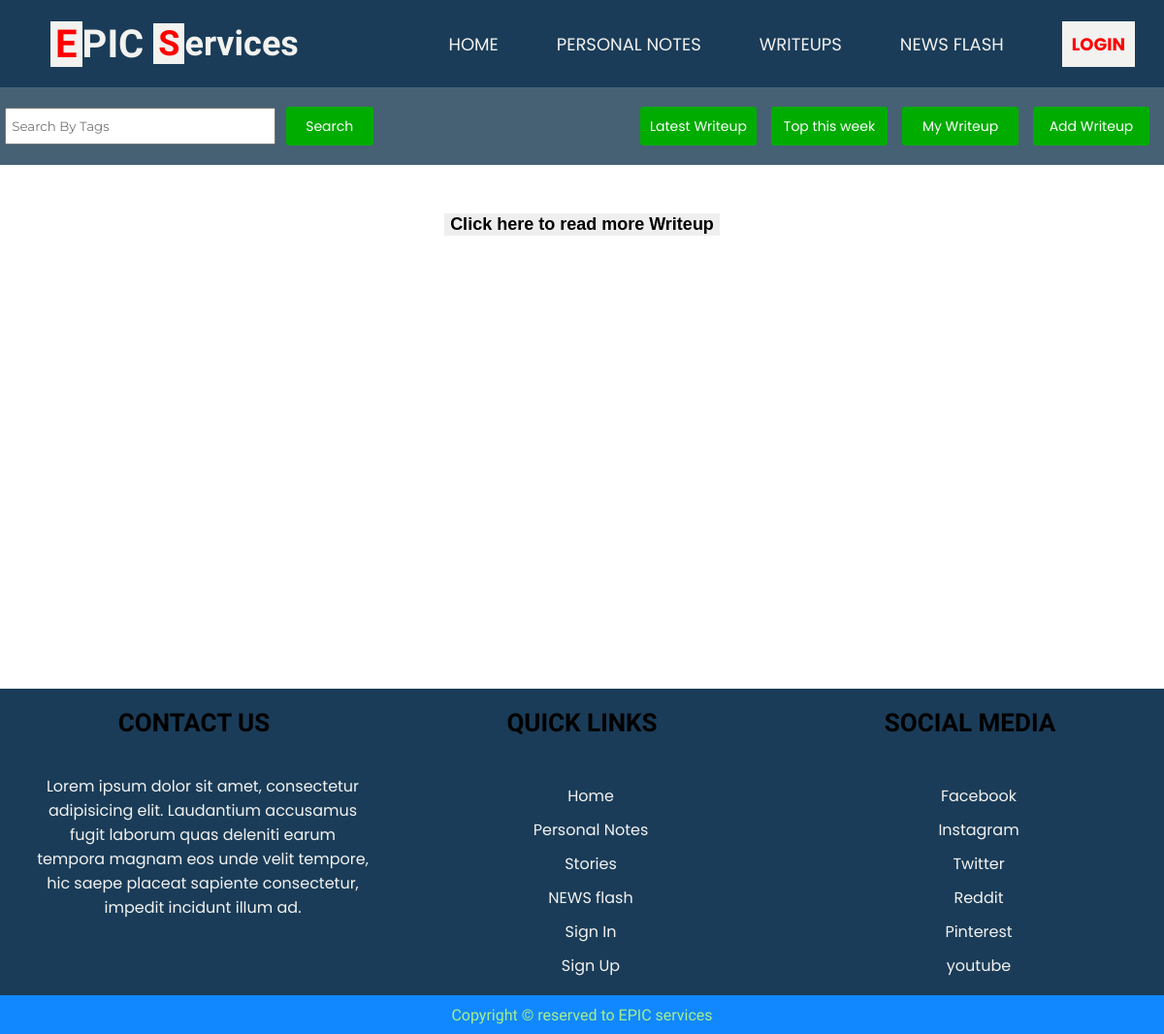
Before: /stories/index.php?filter=weeklytop with the older database file.
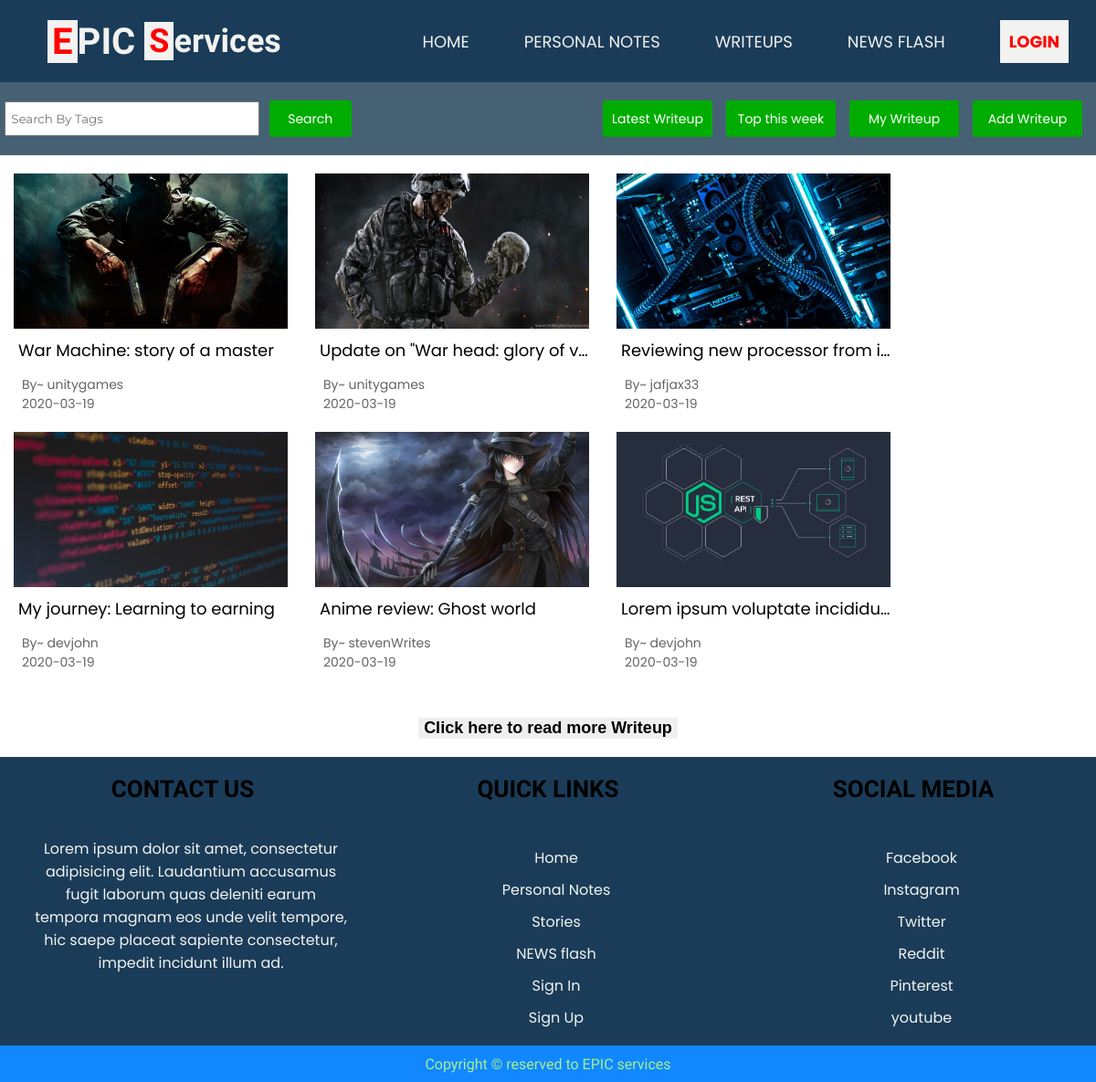
After: the same page with the newer database file.
### tables this page shows
CREATE TABLE `stories` (
  `storyid` int(11) NOT NULL,
  `storyuser` varchar(15) DEFAULT NULL,
  `storytitle` text,
  `storydata` text,
  `storytags` text,
  `thumbnail` text NOT NULL,
  `ispublic` int(11) NOT NULL DEFAULT '1',
  `dttm` date DEFAULT NULL
);

### stories/index.php (the view, shortened to what this page needs)
<?php
	include("../public/top.php");
?>
<!DOCTYPE html>
<html lang="en">
<head>
	<link rel="stylesheet" href="styles/stories.css">
</head>
<body>
	<section id="storiessContainer">
		<?php
			include '../public/header.php';
		?>
		<section class="stories-container-main">
			<section class="stories-options">
				<section class="search-stories">
					<form method="get" action="">
						<input type="text" name="storytags" placeholder="Search By Tags">
						<button type="submit" name="searchStory" value="true">Search</button>
					</form>
				</section>
				<section class="more-ops">
					<a href="index.php?filter=latest" class="ctrl-btn">
						Latest Writeup
					</a>
					<a href="index.php?filter=weeklytop" class="ctrl-btn">
						Top this week
					</a>
					<a href="index.php?filter=mystories" class="ctrl-btn">
						My Writeup
					</a>
					<a href="add.php" class="ctrl-btn">
						Add Writeup
					</a>
				</section>
			</section>
			<section class="st-container">
				<?php
					if (!isset($_GET['searchStory'])) {
						if (!isset($_GET['filter'])) {
							$selectstoriesquery = "select * from stories where storyuser in (select username from banstatus where isbanned = 0) and ispublic = 1 order by rand() limit 20";
						}
						else if($_GET['filter'] == "latest") {
							$selectstoriesquery = "select * from stories where storyuser in (select username from banstatus where isbanned = 0) and ispublic = 1 order by storyid desc limit 20";
						}
						else if ($_GET['filter'] == "weeklytop") {
							$selectstoriesquery = "select storyid from stories where dttm > date(now()) - interval 7 day and storyuser in (select username from banstatus where isbanned = 0) and ispublic = 1";
						}
					}
					else {
						$tagsToSearch = $_GET['storytags'];
						$selectstoriesquery = "select * from stories where storytags like '%$tagsToSearch%' and storyuser in (select username from banstatus where isbanned = 0) and ispublic = 1";
					}
					if (isset($_GET['filter']) && $_GET['filter'] == "weeklytop") {
						$res = mysqli_query($conn, $selectstoriesquery);
						$topweekdata = array();
						while($row = mysqli_fetch_array($res)){
							$checkLikes = "select * from storylikes where storyid = '".$row['storyid']."'";
							$likesRes = mysqli_num_rows(mysqli_query($conn, $checkLikes));
							$temparray = array("storyid" => $row['storyid'], "likes" => $likesRes);
							array_push($topweekdata, $temparray);
						}
						for ($i = 0; $i < count($topweekdata); $i++) {
							for($j = $i + 1; $j < count($topweekdata); $j++) {
								if ($topweekdata[$j]["likes"] > $topweekdata[$i]["likes"]){
									$temp = $topweekdata[$i];
									$topweekdata[$i] = $topweekdata[$j];
									$topweekdata[$j] = $temp;
								}
							}
						}
						for($i = 0; $i < count($topweekdata); $i++) {
							$selecttopstoriesquery = "select * from stories where storyid = '".$topweekdata[$i]["storyid"]."'";
							$res = mysqli_query($conn, $selecttopstoriesquery);
							$row = mysqli_fetch_array($res);
							$storyid = $row['storyid'];
							$storyuser = $row['storyuser'];
							$storytitle = $row['storytitle'];
							$storythumbnail = $row['thumbnail'];
							$uploaddate = $row['dttm'];
							$storyopenpath = "open.php?storyid=$storyid";
						?>
							<a href='<?= $storyopenpath ?>'>
								<section class="storyMain">
									<section class="story-thumbnail">
										<img src="thumbnails/<?= $storythumbnail ?>">
									</section>
									<section class="story-title">
										<?= $storytitle ?>
									</section>
									<section class="author">By~ <?= $storyuser ?></section>
									<section class="uploadDate"><?= $uploaddate ?></section>
								</section>
							</a>
					<?php
						}
					 }
				?>
			</section>
			<section style="width: 100%;text-align: center;"><button onclick="window.location.reload();" style="border: none; background-color: none;margin-top: 50px;font-size: 18px;font-weight: bold">Click here to read more Writeup</button></section>
		</section>
		<?php
			include '../public/footer.php';
		?>
	</section>
</body>
</html>

### public/top.php (shortened to what this page needs)
<!DOCTYPE html>
<html lang="en">
<head>
    <?php
        $phpSelf = htmlentities($_SERVER['PHP_SELF'], ENT_QUOTES, "UTF-8");
        $path_parts = pathinfo($phpSelf);
        $split_url = explode('/', $path_parts['dirname']);
        $baseLevelIndex = 0;
        $folderCountRaw = count($split_url);
    	$folderCount = $folderCountRaw - $baseLevelIndex - 1;
        $upFolderPlaceholder='';
        for($i=0; $i<$folderCount; $i++){
            $upFolderPlaceholder.='../';
        }
    ?>

### public/header.php (shortened to what this page needs)
<?php
	include("top.php");
?>
<!DOCTYPE html>
<html>
<head>
	<link rel="stylesheet" type="text/css" <?php echo 'href="'. $upFolderPlaceholder . 'public/styles/header.css"'?>>
</head>
<body>
	<header id="header">
		<section class="logo"><span style="margin-right: 10px;font-size: 40px"><b style="color: red;background-color: rgb(242,242,240);">E</b>PIC</span> <b style="color: red;background-color: rgb(242,242,240);">S</b>ervices</section>
		<section class="navigation" id="nav">
			<a <?php echo 'href="'. $upFolderPlaceholder . 'index.php"'?>>Home</a>
			<a <?php echo 'href="'. $upFolderPlaceholder . 'notes/"'?>>Personal Notes</a>
			<a <?php echo 'href="'. $upFolderPlaceholder . 'stories/"'?>>Writeups</a>
			<a <?php echo 'href="'. $upFolderPlaceholder . 'news/"'?>>News Flash</a>
			<?php if (!isset($_SESSION['user'])){ ?>
				<a <?php echo 'href="'. $upFolderPlaceholder . 'account/signin.php"'?> style="color: red; background-color: rgb(242,242,240);padding: 10px 10px 10px 10px;font-weight: bolder;">Login</a>
			<?php } else {?>
				<a <?php echo 'href="'. $upFolderPlaceholder . 'account/signout.php"'?> style="color: red; background-color: rgb(242,242,240);padding: 10px 10px 10px 10px;font-weight: bolder;">Logout</a>
			<?php } ?>
		</section>
	</header>
</body>
</html>

### public/footer.php (shortened to what this page needs)
<?php
	include("top.php");
?>
<!DOCTYPE html>
<html lang="en">
<head>
	<link rel="stylesheet" type="text/css" <?php echo 'href="'. $upFolderPlaceholder . 'public/styles/footer.css"'?>>
</head>
<body>
	<footer class="f-main">
		<section class="footer-container">
			<section class="footer-main-header">
				Contact Us
			</section>
			<section class="footer-main-body">
				Lorem ipsum dolor sit amet, consectetur adipisicing elit. Laudantium accusamus fugit laborum quas deleniti earum tempora magnam eos unde velit tempore, hic saepe placeat sapiente consectetur, impedit incidunt illum ad.
			</section>
		</section>
		<section class="footer-container links">
			<section class="footer-main-header">
				Quick Links
			</section>
			<section class="footer-main-body">
				<a <?php echo 'href="'. $upFolderPlaceholder . 'index.php"'?>>Home</a>
				<a <?php echo 'href="'. $upFolderPlaceholder . 'notes/"'?>>Personal Notes</a>
				<a <?php echo 'href="'. $upFolderPlaceholder . 'stories/"'?>>Stories</a>
				<a <?php echo 'href="'. $upFolderPlaceholder . 'news/"'?>>NEWS flash</a>
				<a <?php echo 'href="'. $upFolderPlaceholder . 'account/signin.php"'?>>Sign In</a>
				<a <?php echo 'href="'. $upFolderPlaceholder . 'account/signup.php"'?>>Sign Up</a>
			</section>
		</section>
		<section class="footer-container links">
			<section class="footer-main-header">
				Social Media
			</section>
			<section class="footer-main-body">
				<a href="#">Facebook</a>
				<a href="#">Instagram</a>
				<a href="#">Twitter</a>
				<a href="#">Reddit</a>
				<a href="#">Pinterest</a>
				<a href="#">youtube</a>
			</section>
		</section>
	</footer>
	<footer class="copyright">
		Copyright &copy; reserved to EPIC services
	</footer>
</body>
</html>

### stories/styles/stories.css (style rules this page uses)
.stories-container-main { width: 100%; min-height: 600px; }
.stories-options { width: 100%; min-height: 80px; background-color: rgb(70, 97, 116); display: flex; justify-content: space-between; align-items: center; flex-wrap: wrap; }
.search-stories { width: 390px; height: 80px; }
.search-stories form { width: 100%; height: 100%; display: flex; justify-content: space-around; align-items: center; }
.search-stories input[type="text"] { padding-left: 5px; width: calc(70% - 5px); height: 40%; font-family: 'Montserrat', sans-serif; }
.search-stories button { width: 90px; height: 40px; border-radius: 3px; background-color: #01ac01; border: none; color: white; font-size: 14px; font-family: 'Poppins', sans-serif; }
.more-ops { display: flex; }
.ctrl-btn { width: 120px; height: 40px; background-color: #01ac01; border-radius: 3px; font-size: 14px; font-family: 'Poppins', sans-serif; display: flex; justify-content: center; align-items: center; color: white; text-decoration: none; margin-right: 15px; }
.st-container { width: 100%; display: flex; flex-wrap: wrap; }
.storyMain { width: 300px; margin-top: 20px; margin-left: 15px; margin-right: 15px; }
.story-thumbnail { width: 100%; height: 170px; display: flex; justify-content: center; align-items: center; }
.story-thumbnail img { width: 100%; height: 100%; object-fit: cover; }
.story-title { display:inline-block; width: calc(100% - 5px); white-space: nowrap; overflow:hidden !important; text-overflow: ellipsis; font-size: 18px; padding-top: 10px; padding-bottom: 10px; padding-left: 5px; font-family: 'Poppins', sans-serif; }
.author, .uploadDate { width: 90%; margin-left: 3%; font-family: 'Poppins', sans-serif; font-size: 14px; color: rgb(100,100,100); }
a { text-decoration: none; color: black; display: block; }

### public/styles/header.css (style rules this page uses)
body { margin: 0; padding: 0; }
header { width: 100%; height: 90px; background: rgb(26, 60, 88); transition: height 0.5s; }
.logo { width: 30%; height: 90px; display: flex; justify-content: center; align-items: center; font-size: 36px; font-family: monospace; font-weight: bolder; color: rgb(242,242,240); font-family: 'Lobster', cursive; float: left; }
.logo b { padding-left: 5px; padding-right: 5px; }
.navigation { width: 70%; height: 90px; display: flex; justify-content: flex-end; align-items: center; float: left; transition: opacity 1s; }
.navigation a { margin-left: 30px; margin-right: 30px; color:rgb(242,242,240); font-size: 18px; text-decoration: none; text-transform: uppercase; font-family: monospace; font-family: 'Poppins', sans-serif; }

### public/styles/footer.css (style rules this page uses)
footer.f-main { width: 100%; background-color: rgb(26, 60, 88); margin-top: 20px; display: flex; justify-content: space-around; flex-wrap: wrap; }
.footer-container { width: 30%; }
.footer-main-header { width: 100%; height: 70px; display: flex; justify-content: center; align-items: center; font-size: 26px; font-weight: bold; font-family: 'ZCOOL XiaoWei', serif; text-transform: uppercase; }
.footer-main-body { width: 95%; padding: 5%; font-family: 'Poppins', sans-serif; color: rgb(242,242,240); text-align: center; }
.footer-main-body a { display: block; color: rgb(242,242,240); margin-top: 10px; }
footer.copyright { width: 100%; height: 40px; background-color: #18f; display: flex; align-items: center; justify-content: center; font-family: 'ZCOOL XiaoWei', serif; color: rgb(166,239,140); }

Changed rows visible on the page:
now on this page (row edited): stories: thumbnail (picture), storytitle "War Machine: story of a master", storyuser "unitygames", dttm "2020-03-19"
now on this page (row edited): stories: thumbnail (picture), storytitle "Update on \"War head: glory of v…", storyuser "unitygames", dttm "2020-03-19"
added stories: thumbnail (picture), storytitle "Reviewing new processor from i…", storyuser "jafjax33", dttm "2020-03-19"
now on this page (row edited): stories: thumbnail (picture), storytitle "My journey: Learning to earning", storyuser "devjohn", dttm "2020-03-19"
added stories: thumbnail (picture), storytitle "Anime review: Ghost world", storyuser "stevenWrites", dttm "2020-03-19"
added stories: thumbnail (picture), storytitle "Lorem ipsum voluptate incididu…", storyuser "devjohn", dttm "2020-03-19"
